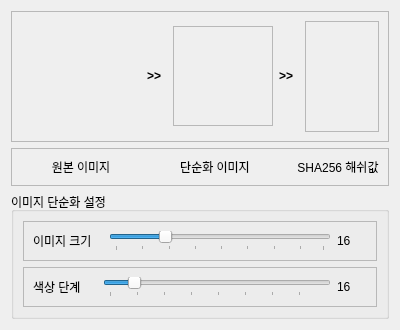
<?xml version="1.0" encoding="UTF-8"?>
<ui version="4.0">
 <class>Dialog</class>
 <widget class="QDialog" name="Dialog">
  <property name="geometry">
   <rect>
    <x>0</x>
    <y>0</y>
    <width>400</width>
    <height>330</height>
   </rect>
  </property>
  <property name="minimumSize">
   <size>
    <width>400</width>
    <height>330</height>
   </size>
  </property>
  <property name="maximumSize">
   <size>
    <width>400</width>
    <height>330</height>
   </size>
  </property>
  <property name="windowTitle">
   <string>AXION - Configure</string>
  </property>
  <property name="windowIcon">
   <iconset>
    <normaloff>ax_icon_bare.png</normaloff>ax_icon_bare.png</iconset>
  </property>
  <layout class="QVBoxLayout" name="verticalLayout">
   <item>
    <widget class="QFrame" name="frame">
     <property name="frameShape">
      <enum>QFrame::StyledPanel</enum>
     </property>
     <property name="frameShadow">
      <enum>QFrame::Raised</enum>
     </property>
     <layout class="QHBoxLayout" name="horizontalLayout_3">
      <item>
       <widget class="QLabel" name="label_5">
        <property name="minimumSize">
         <size>
          <width>120</width>
          <height>120</height>
         </size>
        </property>
        <property name="maximumSize">
         <size>
          <width>120</width>
          <height>120</height>
         </size>
        </property>
        <property name="text">
         <string/>
        </property>
        <property name="pixmap">
         <pixmap>ax_icon.png</pixmap>
        </property>
        <property name="scaledContents">
         <bool>true</bool>
        </property>
        <property name="indent">
         <number>-1</number>
        </property>
       </widget>
      </item>
      <item>
       <widget class="QLabel" name="label_8">
        <property name="minimumSize">
         <size>
          <width>20</width>
          <height>0</height>
         </size>
        </property>
        <property name="maximumSize">
         <size>
          <width>20</width>
          <height>16777215</height>
         </size>
        </property>
        <property name="text">
         <string>&lt;html&gt;&lt;head/&gt;&lt;body&gt;&lt;p&gt;&lt;span style=&quot; font-weight:600;&quot;&gt;&amp;gt;&amp;gt;&lt;/span&gt;&lt;/p&gt;&lt;/body&gt;&lt;/html&gt;</string>
        </property>
       </widget>
      </item>
      <item>
       <widget class="QFrame" name="frame_6">
        <property name="minimumSize">
         <size>
          <width>100</width>
          <height>100</height>
         </size>
        </property>
        <property name="maximumSize">
         <size>
          <width>100</width>
          <height>100</height>
         </size>
        </property>
        <property name="sizeIncrement">
         <size>
          <width>10</width>
          <height>0</height>
         </size>
        </property>
        <property name="frameShape">
         <enum>QFrame::StyledPanel</enum>
        </property>
        <property name="frameShadow">
         <enum>QFrame::Raised</enum>
        </property>
        <property name="lineWidth">
         <number>0</number>
        </property>
        <layout class="QVBoxLayout" name="verticalLayout_4">
         <property name="leftMargin">
          <number>0</number>
         </property>
         <property name="topMargin">
          <number>0</number>
         </property>
         <property name="rightMargin">
          <number>0</number>
         </property>
         <property name="bottomMargin">
          <number>0</number>
         </property>
         <item>
          <layout class="QVBoxLayout" name="graph_verticalLayout"/>
         </item>
        </layout>
       </widget>
      </item>
      <item>
       <widget class="QLabel" name="label_9">
        <property name="minimumSize">
         <size>
          <width>20</width>
          <height>0</height>
         </size>
        </property>
        <property name="maximumSize">
         <size>
          <width>20</width>
          <height>16777215</height>
         </size>
        </property>
        <property name="text">
         <string>&lt;html&gt;&lt;head/&gt;&lt;body&gt;&lt;p&gt;&lt;span style=&quot; font-weight:600;&quot;&gt;&amp;gt;&amp;gt;&lt;/span&gt;&lt;/p&gt;&lt;/body&gt;&lt;/html&gt;</string>
        </property>
       </widget>
      </item>
      <item>
       <widget class="QTextBrowser" name="hash_text">
        <property name="enabled">
         <bool>false</bool>
        </property>
        <property name="html">
         <string>&lt;!DOCTYPE HTML PUBLIC &quot;-//W3C//DTD HTML 4.0//EN&quot; &quot;http://www.w3.org/TR/REC-html40/strict.dtd&quot;&gt;
&lt;html&gt;&lt;head&gt;&lt;meta name=&quot;qrichtext&quot; content=&quot;1&quot; /&gt;&lt;style type=&quot;text/css&quot;&gt;
p, li { white-space: pre-wrap; }
&lt;/style&gt;&lt;/head&gt;&lt;body style=&quot; font-family:'Gulim'; font-size:9pt; font-weight:400; font-style:normal;&quot;&gt;
&lt;p style=&quot;-qt-paragraph-type:empty; margin-top:0px; margin-bottom:0px; margin-left:0px; margin-right:0px; -qt-block-indent:0; text-indent:0px;&quot;&gt;&lt;br /&gt;&lt;/p&gt;&lt;/body&gt;&lt;/html&gt;</string>
        </property>
       </widget>
      </item>
     </layout>
    </widget>
   </item>
   <item>
    <widget class="QFrame" name="frame_5">
     <property name="frameShape">
      <enum>QFrame::StyledPanel</enum>
     </property>
     <property name="frameShadow">
      <enum>QFrame::Raised</enum>
     </property>
     <layout class="QHBoxLayout" name="horizontalLayout_4">
      <item>
       <widget class="QLabel" name="label_10">
        <property name="minimumSize">
         <size>
          <width>120</width>
          <height>0</height>
         </size>
        </property>
        <property name="maximumSize">
         <size>
          <width>120</width>
          <height>16777215</height>
         </size>
        </property>
        <property name="sizeIncrement">
         <size>
          <width>0</width>
          <height>0</height>
         </size>
        </property>
        <property name="text">
         <string>&lt;html&gt;&lt;head/&gt;&lt;body&gt;&lt;p align=&quot;center&quot;&gt;원본 이미지&lt;/p&gt;&lt;/body&gt;&lt;/html&gt;</string>
        </property>
       </widget>
      </item>
      <item>
       <widget class="QLabel" name="label_13">
        <property name="minimumSize">
         <size>
          <width>20</width>
          <height>0</height>
         </size>
        </property>
        <property name="maximumSize">
         <size>
          <width>20</width>
          <height>16777215</height>
         </size>
        </property>
        <property name="text">
         <string/>
        </property>
       </widget>
      </item>
      <item>
       <widget class="QLabel" name="label_11">
        <property name="minimumSize">
         <size>
          <width>100</width>
          <height>0</height>
         </size>
        </property>
        <property name="maximumSize">
         <size>
          <width>100</width>
          <height>16777215</height>
         </size>
        </property>
        <property name="text">
         <string>&lt;html&gt;&lt;head/&gt;&lt;body&gt;&lt;p align=&quot;center&quot;&gt;단순화 이미지&lt;/p&gt;&lt;/body&gt;&lt;/html&gt;</string>
        </property>
       </widget>
      </item>
      <item>
       <widget class="QLabel" name="label_14">
        <property name="minimumSize">
         <size>
          <width>20</width>
          <height>0</height>
         </size>
        </property>
        <property name="maximumSize">
         <size>
          <width>20</width>
          <height>16777215</height>
         </size>
        </property>
        <property name="text">
         <string/>
        </property>
       </widget>
      </item>
      <item>
       <widget class="QLabel" name="label_12">
        <property name="text">
         <string>&lt;html&gt;&lt;head/&gt;&lt;body&gt;&lt;p align=&quot;center&quot;&gt;SHA256 해쉬값&lt;/p&gt;&lt;/body&gt;&lt;/html&gt;</string>
        </property>
       </widget>
      </item>
     </layout>
    </widget>
   </item>
   <item>
    <widget class="QGroupBox" name="groupBox">
     <property name="title">
      <string>이미지 단순화 설정</string>
     </property>
     <layout class="QVBoxLayout" name="verticalLayout_2">
      <item>
       <widget class="QFrame" name="frame_2">
        <property name="frameShape">
         <enum>QFrame::StyledPanel</enum>
        </property>
        <property name="frameShadow">
         <enum>QFrame::Raised</enum>
        </property>
        <layout class="QHBoxLayout" name="horizontalLayout">
         <item>
          <widget class="QLabel" name="label">
           <property name="minimumSize">
            <size>
             <width>64</width>
             <height>0</height>
            </size>
           </property>
           <property name="maximumSize">
            <size>
             <width>64</width>
             <height>16777215</height>
            </size>
           </property>
           <property name="text">
            <string>이미지 크기</string>
           </property>
          </widget>
         </item>
         <item>
          <widget class="QFrame" name="frame_3">
           <property name="frameShape">
            <enum>QFrame::StyledPanel</enum>
           </property>
           <property name="frameShadow">
            <enum>QFrame::Raised</enum>
           </property>
          </widget>
         </item>
         <item>
          <widget class="QSlider" name="sizeSlider">
           <property name="minimum">
            <number>1</number>
           </property>
           <property name="maximum">
            <number>64</number>
           </property>
           <property name="pageStep">
            <number>8</number>
           </property>
           <property name="value">
            <number>16</number>
           </property>
           <property name="orientation">
            <enum>Qt::Horizontal</enum>
           </property>
           <property name="invertedControls">
            <bool>false</bool>
           </property>
           <property name="tickPosition">
            <enum>QSlider::TicksBelow</enum>
           </property>
           <property name="tickInterval">
            <number>0</number>
           </property>
          </widget>
         </item>
         <item>
          <widget class="QLabel" name="sizeLabel">
           <property name="minimumSize">
            <size>
             <width>30</width>
             <height>0</height>
            </size>
           </property>
           <property name="maximumSize">
            <size>
             <width>30</width>
             <height>16777215</height>
            </size>
           </property>
           <property name="text">
            <string>16</string>
           </property>
          </widget>
         </item>
        </layout>
       </widget>
      </item>
      <item>
       <widget class="QFrame" name="frame_4">
        <property name="frameShape">
         <enum>QFrame::StyledPanel</enum>
        </property>
        <property name="frameShadow">
         <enum>QFrame::Raised</enum>
        </property>
        <layout class="QHBoxLayout" name="horizontalLayout_2">
         <item>
          <widget class="QLabel" name="label_3">
           <property name="minimumSize">
            <size>
             <width>64</width>
             <height>0</height>
            </size>
           </property>
           <property name="maximumSize">
            <size>
             <width>64</width>
             <height>16777215</height>
            </size>
           </property>
           <property name="text">
            <string>색상 단계</string>
           </property>
          </widget>
         </item>
         <item>
          <widget class="QSlider" name="colorsSlider">
           <property name="minimum">
            <number>2</number>
           </property>
           <property name="maximum">
            <number>128</number>
           </property>
           <property name="pageStep">
            <number>16</number>
           </property>
           <property name="value">
            <number>16</number>
           </property>
           <property name="tracking">
            <bool>true</bool>
           </property>
           <property name="orientation">
            <enum>Qt::Horizontal</enum>
           </property>
           <property name="invertedAppearance">
            <bool>false</bool>
           </property>
           <property name="invertedControls">
            <bool>false</bool>
           </property>
           <property name="tickPosition">
            <enum>QSlider::TicksBelow</enum>
           </property>
           <property name="tickInterval">
            <number>0</number>
           </property>
          </widget>
         </item>
         <item>
          <widget class="QLabel" name="colorsLabel">
           <property name="minimumSize">
            <size>
             <width>30</width>
             <height>0</height>
            </size>
           </property>
           <property name="text">
            <string>16</string>
           </property>
          </widget>
         </item>
        </layout>
       </widget>
      </item>
     </layout>
    </widget>
   </item>
  </layout>
 </widget>
 <resources/>
 <connections>
  <connection>
   <sender>sizeSlider</sender>
   <signal>valueChanged(int)</signal>
   <receiver>sizeLabel</receiver>
   <slot>setNum(int)</slot>
   <hints>
    <hint type="sourcelabel">
     <x>321</x>
     <y>236</y>
    </hint>
    <hint type="destinationlabel">
     <x>349</x>
     <y>240</y>
    </hint>
   </hints>
  </connection>
  <connection>
   <sender>colorsSlider</sender>
   <signal>valueChanged(int)</signal>
   <receiver>colorsLabel</receiver>
   <slot>setNum(int)</slot>
   <hints>
    <hint type="sourcelabel">
     <x>311</x>
     <y>283</y>
    </hint>
    <hint type="destinationlabel">
     <x>350</x>
     <y>289</y>
    </hint>
   </hints>
  </connection>
 </connections>
</ui>
